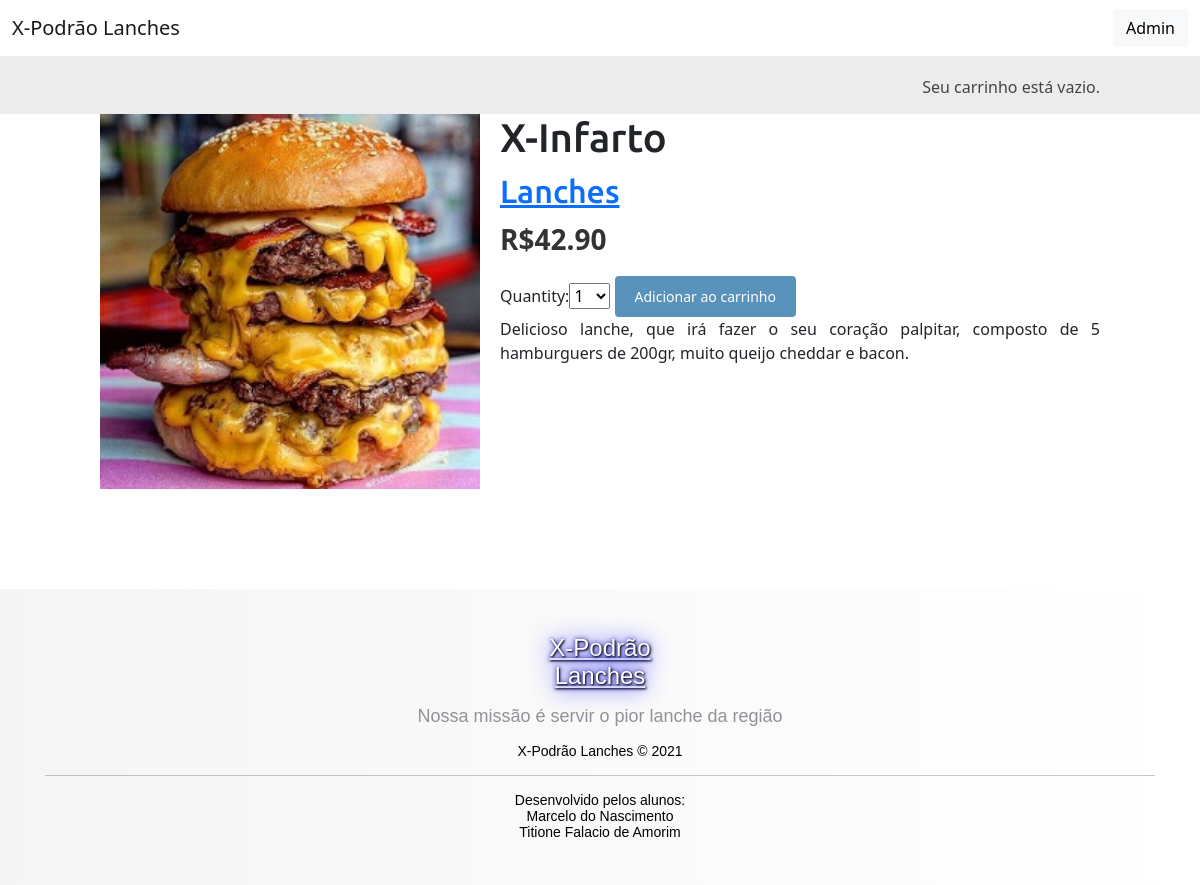
/2/x-infarto/, run on the app's committed database.
### shop/models.py (models this page shows, shortened)
class Product(models.Model):
    category = models.ForeignKey(Category, related_name='products', on_delete=models.CASCADE)   #relacionamento (one-to-many) um para muitos - um produto pertence a uma categoria e uma categoria contém vários produtos
    name = models.CharField(max_length=200, db_index=True)   #nome do produto
    slug = models.SlugField(max_length=200, db_index=True)   #serve para compor URLs elegantes
    image = models.ImageField(upload_to='products/%Y/%m/%d', blank=True)   #imagem opcional para os produtos
    description = models.TextField(blank=True)   #descrição opcional para o produto
    price = models.DecimalField(max_digits=10, decimal_places=2)   #campo de preço
    available = models.BooleanField(default=True)   #campo booleano para informar se o produto esta disponível, será usado para ativar/desativar o produto nos catálogos
    created = models.DateTimeField(auto_now_add=True)   #armazena a data de criação
    updated = models.DateTimeField(auto_now=True)   #armazena quando o produto foi atualizado pela última vez
    class Meta:
        ordering = ('name',)
        index_together = (('id', 'slug'),)

class Category(models.Model):
    name = models.CharField(max_length=200, db_index=True)   #nome da categoria
    slug = models.SlugField(max_length=200, unique=True)   #slug para criação de indice
    class Meta:
        ordering = ('name',)
        verbose_name = 'category'
        verbose_name_plural = 'categories'
    def __str__(self):
        return self.name
    def get_absolute_url(self):   #obter o URL de um objeto
        return reverse('shop:product_list_by_category', args=[self.slug])

### shop/views.py (the view)
# urls.py: path('<int:id>/<slug:slug>/', views.product_detail, name='product_detail'),   #passa o id e o slug para acessar um produto específico
def product_detail(request, id, slug):   #espera os parâmetros id e slug para obter a nstância de produto
    product = get_object_or_404(Product, id=id, slug=slug, available=True)
    cart_product_form = CartAddProductForm()
    return render(request, 'shop/product/detail.html', {'product': product, 'cart_product_form': cart_product_form})

### cart/forms.py
class CartAddProductForm(forms.Form):   #fomrulário para adicionar produtos no carrinho
    quantity = forms.TypedChoiceField(choices=PRODUCT_QUANTITY_CHOICE, coerce=int)   #permite adicionar de 1 a 20 itens no carrinho e converte a entrada para int
    override = forms.BooleanField(required=False, initial=False, widget=forms.HiddenInput)   #informa a quantidade a ser somada a uma quantidade existente, ou a quantidade existente deve ser sobrescrita

### cart/cart.py (called while the page is built)
    def __len__(self):
        return sum(item['quantity'] for item in self.cart.values())

### cart/context_processors.py (called while the page is built)
def cart(request):
    return {'cart': Cart(request)}

### shop/templates/shop/product/detail.html (shortened to what this page needs)
{% extends "shop/base.html" %}
{% load static %}
{% block content %}
  <div class="product-detail">
    <img src="{% if product.image %}{{ product.image.url }}{% else %}
    {% static "img/no_image.png" %}{% endif %}">
    <h1>{{ product.name }}</h1>
    <h2>
      <a href="{{ product.category.get_absolute_url }}">
        {{ product.category }}
      </a>
    </h2>
    <p class="price">R${{ product.price }}</p>
    <form action="{% url "cart:cart_add" product.id %}" method="post">
      {{ cart_product_form }}
      <input type="submit" value="Adicionar ao carrinho">
    </form>
    {{ product.description|linebreaks }}
  </div>
{% endblock %}

### shop/static/css/base.css (style rules this page uses)
body { margin: 0; padding: 0; font-family: helvetica, sans-serif; }
h1, h2, h3, h4, h5, h6 { font-family: 'Ubuntu', sans-serif; font-weight: normal; }
a { text-decoration: none; color: #5993bb; }
a.button, input[type="submit"] { color: #fff; background: #5993bb; border-radius: 4px; padding: 10px 20px; font-size: 14px; border: 0; }
.product-detail { text-align: justify; }
.product-detail .price { color: #333; font-size: 28px; font-weight: bold; }
.product-detail img { width: 40%; float: left; padding: 0 20px 20px 0; }
.product-detail h1 { margin-bottom: 0; }
.product-detail h2 { margin-top: 10px; }

### data on the page
Product: image (picture), name "X-Infarto", category "Lanches", price "42.90", description "Delicioso lanche, que irá fazer o seu coração palpitar, composto de 5 hamburguers de 200gr, muito queijo cheddar e bacon."
